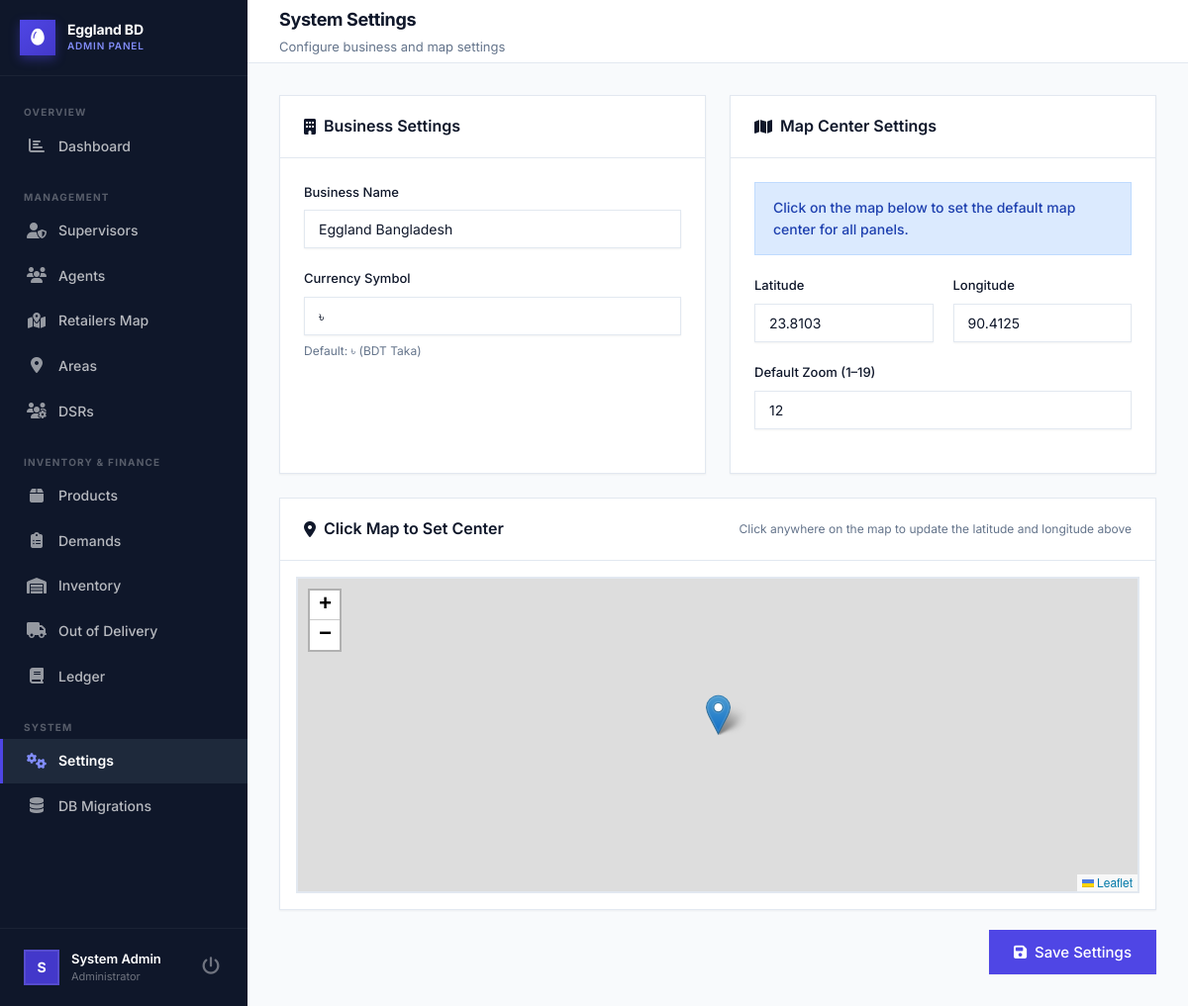
Screenshot of /admin/settings.php (signed in) with the database file from the repository.
### tables this page shows
CREATE TABLE `settings` (
  `id` INT AUTO_INCREMENT PRIMARY KEY,
  `setting_key` VARCHAR(100) UNIQUE NOT NULL,
  `setting_value` TEXT,
  `updated_at` DATETIME DEFAULT CURRENT_TIMESTAMP ON UPDATE CURRENT_TIMESTAMP
);

### config/db.php (called while the page is built, shortened)
<?php
$whitelist = array('127.0.0.1', '::1', 'localhost');
$is_local = false;
if (isset($_SERVER['REMOTE_ADDR']) && in_array($_SERVER['REMOTE_ADDR'], $whitelist)) {
    $is_local = true;
}
function getDB() {
    static $pdo = null;
    if ($pdo === null) {
        try {
            $pdo = new PDO(
                "mysql:host=" . DB_HOST . ";port=" . DB_PORT . ";dbname=" . DB_NAME . ";charset=utf8mb4",
                DB_USER,
                DB_PASS,
                [
                    PDO::ATTR_ERRMODE            => PDO::ERRMODE_EXCEPTION,
                    PDO::ATTR_DEFAULT_FETCH_MODE => PDO::FETCH_ASSOC,
                    PDO::ATTR_EMULATE_PREPARES   => false,
                    PDO::MYSQL_ATTR_INIT_COMMAND => "SET NAMES utf8mb4"
                ]
            );
        } catch (PDOException $e) {
            global $is_local;
            if (!defined('INSTALL_PAGE')) {
                if (isset($is_local) && $is_local) {
                    header('Location: ' . BASE_URL . '/install.php');
                } else {
                    die("Database connection failed on live server. Please check your credentials. Error: " . $e->getMessage());
                }
                exit;
            }
            return null;
        }
    }
    return $pdo;
}
function getSetting($key, $default = '') {
    try {
        $pdo = getDB();
        $stmt = $pdo->prepare("SELECT setting_value FROM settings WHERE setting_key = ?");
        $stmt->execute([$key]);
        $row = $stmt->fetch();
        return $row ? $row['setting_value'] : $default;
    } catch (Exception $e) {
        return $default;
    }
}

### admin/settings.php (the view, shortened to what this page needs)
<?php
require_once dirname(__DIR__) . '/config/db.php';
$lat  = getSetting('map_center_lat', '23.8103');
$lng  = getSetting('map_center_lng', '90.4125');
$zoom = getSetting('map_zoom', '12');
$biz  = getSetting('business_name', 'Eggland Bangladesh');
$curr = getSetting('currency_symbol', '৳');
?>
<!DOCTYPE html>
<html lang="en">
<head>
<link rel="stylesheet" href="<?= BASE_URL ?>/assets/css/global.css">
<?php include dirname(__DIR__) . '/includes/fontawesome.php'; ?>
<link rel="stylesheet" href="https://unpkg.com/leaflet@1.9.4/dist/leaflet.css">
</head>
<body>
<div class="layout-wrapper">
  <?php include dirname(__DIR__) . '/includes/admin-sidebar.php'; ?>
  <div class="main-content">
    <div class="top-header">
      <div><div class="header-title">System Settings</div><div class="header-subtitle">Configure business and map settings</div></div>
    </div>
    <div class="page-content">
      <form method="POST">
        <div style="display:grid;grid-template-columns:1fr 1fr;gap:24px;" class="settings-grid">
          <div class="card">
            <div class="card-header"><div class="card-title"><i class="fas fa-building"></i> Business Settings</div></div>
            <div class="card-body">
              <div class="form-group">
                <label class="form-label">Business Name</label>
                <input type="text" name="business_name" class="form-control" value="<?= htmlspecialchars($biz) ?>">
              </div>
              <div class="form-group">
                <label class="form-label">Currency Symbol</label>
                <input type="text" name="currency_symbol" class="form-control" value="<?= htmlspecialchars($curr) ?>" placeholder="৳">
                <div class="form-hint">Default: ৳ (BDT Taka)</div>
              </div>
            </div>
          </div>
          <div class="card">
            <div class="card-header"><div class="card-title"><i class="fas fa-map"></i> Map Center Settings</div></div>
            <div class="card-body">
              <div class="alert alert-info">Click on the map below to set the default map center for all panels.</div>
              <div class="form-row">
                <div class="form-group">
                  <label class="form-label">Latitude</label>
                  <input type="text" name="map_center_lat" id="mapLat" class="form-control" value="<?= htmlspecialchars($lat) ?>" placeholder="23.8103">
                </div>
                <div class="form-group">
                  <label class="form-label">Longitude</label>
                  <input type="text" name="map_center_lng" id="mapLng" class="form-control" value="<?= htmlspecialchars($lng) ?>" placeholder="90.4125">
                </div>
              </div>
              <div class="form-group">
                <label class="form-label">Default Zoom (1–19)</label>
                <input type="number" name="map_zoom" id="mapZoom" class="form-control" value="<?= htmlspecialchars($zoom) ?>" min="1" max="19">
              </div>
            </div>
          </div>
        </div>
        <div class="card mt-24">
          <div class="card-header">
            <div class="card-title"><i class="fas fa-map-marker-alt"></i> Click Map to Set Center</div>
            <div class="text-muted fs-12">Click anywhere on the map to update the latitude and longitude above</div>
          </div>
          <div class="card-body" style="padding:16px;">
            <div id="pickMap" class="pick-map"></div>
          </div>
        </div>
        <div style="margin-top:20px;display:flex;justify-content:flex-end;">
          <button type="submit" class="btn btn-primary btn-lg"><i class="fas fa-save"></i> Save Settings</button>
        </div>
      </form>
    </div>
  </div>
</div>
</body>
</html>

### assets/css/global.css (style rules this page uses)
:root { --primary: #4F46E5; --primary-dark: #4338CA; --primary-light: #818CF8; --primary-bg: #EEF2FF; --gold: #F59E0B; --gold-dark: #D97706; --gold-light: #FEF3C7; --bg: #F8FAFC; --bg-card: #FFFFFF; --sidebar-bg: #0F172A; --sidebar-active: #1E293B; --sidebar-hover: rgba(255, 255, 255, 0.05); --text-primary: #0F172A; --text-secondary: #475569; --text-muted: #64748B; --border: #E2E8F0; --border-light: #F1F5F9; --success: #10B981; --success-bg: #D1FAE5; --danger: #EF4444; --danger-bg: #FEE2E2; --warning: #F59E0B; --warning-bg: #FEF3C7; --info: #3B82F6; --info-bg: #DBEAFE; --pending: #8B5CF6; --pending-bg: #EDE9FE; --table-head-bg: #E6E6E6; --table-head-text: #333333; --table-row-even: #FFFFFF; --table-row-odd: #FFFFFF; --table-row-hover: #F3F2F1; --table-border: #D4D4D4; --sidebar-width: 250px; --header-h: 64px; --radius: 6px; --radius-lg: 10px; --radius-xl: 16px; --shadow-sm: 0 1px 2px 0 rgba(0, 0, 0, 0.05); --shadow: 0 4px 6px -1px rgba(0, 0, 0, 0.1), 0 2px 4px -1px rgba(0, 0, 0, 0.06); --shadow-lg: 0 10px 15px -3px rgba(0, 0, 0, 0.1), 0 4px 6px -2px rgba(0, 0, 0, 0.05); --shadow-xl: 0 20px 25px -5px rgba(0, 0, 0, 0.1), 0 10px 10px -5px rgba(0, 0, 0, 0.04); --transition: all 0.2s cubic-bezier(0.4,0,0.2,1); }
*, *::before, *::after { box-sizing: border-box; margin: 0; padding: 0; }
html { scroll-behavior: smooth; }
body { font-family: 'Inter', -apple-system, BlinkMacSystemFont, sans-serif; background: var(--bg); color: var(--text-primary); font-size: 14px; line-height: 1.6; -webkit-font-smoothing: antialiased; }
button { cursor: pointer; font-family: inherit; }
input, select, textarea { font-family: inherit; }
.layout-wrapper { display: flex; min-height: 100vh; }
.main-content { margin-left: var(--sidebar-width); flex: 1; display: flex; flex-direction: column; min-height: 100vh; }
.top-header { height: var(--header-h); background: rgba(255, 255, 255, 0.9); backdrop-filter: blur(8px); border-bottom: 1px solid var(--border); display: flex; align-items: center; padding: 0 32px; gap: 16px; position: sticky; top: 0; z-index: 50; }
.header-title { font-size: 18px; font-weight: 700; color: var(--text-primary); letter-spacing: -0.02em; }
.header-subtitle { font-size: 13px; color: var(--text-muted); margin-top: 2px; }
.page-content { padding: 32px; flex: 1; max-width: 1400px; width: 100%; margin: 0 auto; }
.btn { display: inline-flex; align-items: center; gap: 8px; padding: 10px 18px; border-radius: var(--radius); font-size: 14px; font-weight: 500; border: 1px solid transparent; cursor: pointer; transition: var(--transition); text-decoration: none; white-space: nowrap; }
.btn-lg { padding: 12px 24px; font-size: 15px; border-radius: var(--radius-lg); }
.btn-primary { background: var(--primary); color: #fff; box-shadow: var(--shadow-sm); }
.form-group { margin-bottom: 20px; }
.form-label { display: block; font-size: 13px; font-weight: 500; color: var(--text-primary); margin-bottom: 8px; }
.form-control { width: 100%; padding: 10px 14px; border: 1px solid var(--border); border-radius: var(--radius); font-size: 14px; color: var(--text-primary); background: var(--bg-card); transition: var(--transition); outline: none; box-shadow: 0 1px 2px 0 rgba(0, 0, 0, 0.05); }
.form-control::placeholder { color: #94A3B8; }
.form-row { display: grid; grid-template-columns: 1fr 1fr; gap: 20px; }
.form-hint { font-size: 12px; color: var(--text-muted); margin-top: 6px; }
.alert { padding: 14px 18px; border-radius: var(--radius); font-size: 14px; font-weight: 500; margin-bottom: 20px; display: flex; align-items: center; gap: 12px; }
.alert-info { background: var(--info-bg); color: #1E40AF; border: 1px solid #BFDBFE; }
.card { background: var(--bg-card); border-radius: var(--radius-lg); border: 1px solid var(--border); box-shadow: var(--shadow-sm); overflow: hidden; }
.card-header { padding: 18px 24px; border-bottom: 1px solid var(--border); display: flex; align-items: center; justify-content: space-between; background: #FFFFFF; }
.card-title { font-size: 16px; font-weight: 600; color: var(--text-primary); display: flex; align-items: center; gap: 8px; }
.card-body { padding: 24px; }
.text-muted { color: var(--text-muted) !important; }
.fs-12 { font-size: 12px; }
.mt-24 { margin-top: 24px; }
* { border-radius: 0px !important; }

### admin/settings.php (style rules this page uses)
.pick-map { height: 320px; border-radius: var(--radius); overflow: hidden; border: 2px solid var(--border); cursor: crosshair; }

### rows the page displays
settings: business_name "Eggland Bangladesh"
settings: currency_symbol "৳"
settings: map_center_lat "23.8103"
settings: map_center_lng "90.4125"
settings: map_zoom "12"

### other values shown
$firstLetter "S"
$u['full_name'] "System Admin"
